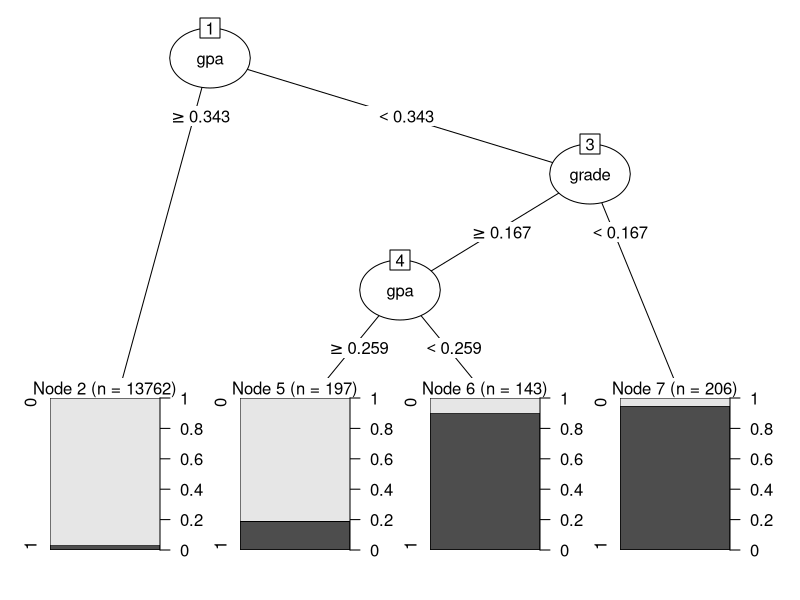

R code for this plot: (Note: this script raises an error after producing the figure.)
## ---- chunk 1
knitr::opts_chunk$set(echo = TRUE)
## ---- chunk 2
#Load the libraries
library(dplyr)
library(readr)
library(tidyverse)
library(class)
library(caret)
library(rpart)
library(partykit)
library(randomForest)
library(e1071)
#Read the csv file
case3data <- read.csv("case3data.csv",stringsAsFactors = TRUE)
# remove studentID and move dropped to the first column
case3data <- case3data %>%
    select(-studentID) %>% select(dropped,everything())
 
# convert all factors to numeric
case3data <-case3data %>% mutate_if(is.factor,as.numeric)
# convert dropped to a factor
case3data$dropped <- as.factor(case3data$dropped)
#Print the summary
#case3data %>% summary
## ---- chunk 3
# First, rescale the data
# create the rescaling function we have been using thus far
rescale_x <- function(x){(x-min(x))/(max(x)-min(x))}
# create a copy of the df
rescaled_df <- case3data
# apply the rescale function to all columns except dropped
rescaled_df[2:14] <- sapply(rescaled_df[2:14],rescale_x)
# confirm rescaling worked correctly
# all rescaled vars should be within [0,1]
summary(rescaled_df)
# Now split the data
# set the seed to Notre Dame's founding year
set.seed(1842)
# determine the number of rows in the dataframe
n <- nrow(rescaled_df)
# get a list of 20% of the rows in combined to use as indices
test_idx <- sample.int(n, size = round(0.2 * n))
# set the the training data to be those rows not matching the index list
training <- rescaled_df[-test_idx,]
# set the the test data to be those rows matching the index list
testing <- rescaled_df[test_idx,] 
## ---- chunk 4
# set the seed for consistent results
set.seed(1842)
# Set up the resampling, here repeated CV
tr <- trainControl(method = "repeatedcv", number = 10, repeats = 5)
#Note that trace is a parameter sent to the underlying modeling function
logistic_model <- train(dropped ~ ., 
                        data = training, 
                        method = "glm", 
                        family = "binomial", 
                        trControl = tr, 
                        trace = FALSE)
#Check the Final Model
logistic_model$finalModel
#Predict
testing$logistic_pred <- predict(logistic_model, newdata = testing)
# create the confusion matrix using the table function
confusion_logistic <- table(Predicted =testing$logistic_pred,
                        Actual=testing$dropped)
# show the accuracy of the decision tree
cat("Overall accuracy of prediction:\t", 
    sum(diag(confusion_logistic)/nrow(testing)) %>% 
      round(4),"\n")
## ---- chunk 5
# set the seed for consistent results
set.seed(1842)
# Define the formula
form <- paste(names(rescaled_df[1]),paste(names(rescaled_df[-1]), collapse='+'),sep = '~') %>% 
  as.formula()
# show the formula
# form
# Generate the Decision tree
diag.tree <- rpart(form, data=training)
# Print the Tree CP
# printcp(diag.tree)
# Plotting the Tree CP
# plotcp(diag.tree)
# Partykit plot of the Tree
plot(as.party(diag.tree))
## ---- chunk 6
# use the decision tree created above to predict values in the test data 
# and then store the results
testing$tree_predict <- predict(diag.new.tree, 
                                newdata=testing, 
                                type="class")
# create the confusion matrix using the table function
confusion_tree <- table(Predicted =testing$tree_predict,
                        Actual=testing$dropped)
# Print a legend
cat("0 = Not Dropped Out, 1 = Dropped Out\n\n")
# Print the confusion matrix
confusion_tree
# show the accuracy of the decision tree
cat("Overall accuracy of prediction:\t", 
    sum(diag(confusion_tree)/nrow(testing)) %>% 
      round(4),"\n")
# show the percentage of M misclassified as B
cat("Rate of misclassifying Not Dropped Out as Dropped Out:\t", 
    (confusion_tree[1,2] / 
       (confusion_tree[1,1] + confusion_tree[1,2])) %>% 
      round(4),"\n")
# show the percentage of B misclassified as M
cat("Rate of misclassifying Dropped Out as Not Dropped Out:\t", 
    (confusion_tree[2,1] / 
       (confusion_tree[2,1] + confusion_tree[2,2])) %>% 
      round(4),"\n")
## ---- chunk 7
# set the seed for consistent results
set.seed(1842)
# Generate the Random Forest
diag.forest <- randomForest(form, mtry = 3, 
                            ntree = 500, 
                            data=training, 
                            na.action = na.roughfix)
# Print the Random Forest
diag.forest
## ---- chunk 8
# Importance of Variables
randomForest::importance(diag.forest) %>%
  as.data.frame() %>% 
  rownames_to_column() %>% 
  rename(VarName = rowname) %>% 
  arrange(desc(MeanDecreaseGini))
## ---- chunk 9
# use the Random Forest created above to predict values in the test data 
# and then store the results
testing$rf_pred <- predict(diag.forest, 
                           newdata=testing, 
                           type="class")
# create the confusion matrix using the table function
confusion_rf <- table(Predicted=testing$rf_pred,
                        Actual=testing$dropped)
# Print a legend
cat("0 = Not Dropped Out, 1 = Dropped Out\n\n")
# Print the confusion matrix
confusion_rf
# show the accuracy of the decision tree
cat("Overall accuracy of prediction:\t", 
    sum(diag(confusion_rf)/nrow(testing)) %>% 
      round(4),"\n")
# show the percentage of M misclassified as B
cat("Rate of misclassifying Not Dropped Out as Dropped Out:\t", 
    (confusion_rf[1,2] / 
       (confusion_rf[1,1] + confusion_rf[1,2])) %>% 
      round(4),"\n")
# show the percentage of B misclassified as M
cat("Rate of misclassifying Dropped Out as Not Dropped Out:\t", 
    (confusion_rf[2,1] / 
       (confusion_rf[2,1] + confusion_rf[2,2])) %>% 
      round(4),"\n")
## ---- chunk 10
# Choose a value for K that is equal to the square root of n,
# the number of observations in the training set
k_try = sqrt(nrow(training))
k_try
# We'll use 21 as our value of K
diag_knn <- knn(training[2:14], 
                   testing[2:14], 
                   cl = training$dropped, 
                   k=119)
# create the confusion matrix using the table function
confusion_knn <- table(Predicted=diag_knn,
                        Actual=testing$dropped)
# Print a legend
cat("0 = Not Dropped Out, 1 = Dropped Out\n\n")
# Print the confusion matrix
confusion_knn
# show the accuracy of the decision tree
cat("Overall accuracy of prediction:\t", 
    sum(diag(confusion_knn)/nrow(testing)) %>% 
      round(4),"\n")
# show the percentage of M misclassified as B
cat("Rate of misclassifying Not Dropped Out as Dropped Out:\t", 
    (confusion_knn[1,2] / 
       (confusion_knn[1,1] + confusion_knn[1,2])) %>% 
      round(4),"\n")
# show the percentage of B misclassified as M
cat("Rate of misclassifying Dropped Out as Not Dropped Out:\t", 
    (confusion_knn[2,1] / 
       (confusion_knn[2,1] + confusion_knn[2,2])) %>% 
      round(4),"\n")
## ---- chunk 11
# set the seed for consistent results
set.seed(1842)
# set the train control to use 5-fold cross validation
# choosing 5-fold as a good middle ground
trControl <- trainControl(method  = "cv",
                          number  = 5)
# find the best knn fit using values of K of all odd numbers from 1 to 99
knn_fit <- train(dropped ~ .,
             method     = "knn",
             tuneGrid   = expand.grid(k = c((1:50)*2 - 1)),
             trControl  = trControl,
             metric     = "Accuracy",
             data       = training)
# Print the Model
knn_fit
## ---- chunk 12
# We'll use the value obtained above as our value of K
diag_knn_opt <- knn(training[2:14],testing[2:14],
                    cl=training$dropped,k=knn_fit$bestTune)
# create and display the confusion matrix
confusion_knn_opt <- table(Predicted = diag_knn_opt, 
                           Actual = testing$dropped)
# Print a legend
cat("0 = Not Dropped Out, 1 = Dropped Out\n\n")
# Print the confusion matrix
confusion_knn_opt
# show the accuracy of the decision tree
cat("Overall accuracy of prediction:\t", 
    sum(diag(confusion_knn_opt)/nrow(testing)) %>% 
      round(4),"\n")
# show the percentage of M misclassified as B
cat("Rate of misclassifying Not Dropped Out as Dropped Out:\t", 
    (confusion_knn_opt[1,2] / 
       (confusion_knn_opt[1,1] + confusion_knn_opt[1,2])) %>% 
      round(4),"\n")
# show the percentage of B misclassified as M
cat("Rate of misclassifying Dropped Out as Not Dropped Out:\t", 
    (confusion_knn_opt[2,1] / 
       (confusion_knn_opt[2,1] + confusion_knn_opt[2,2])) %>% 
      round(4),"\n")
